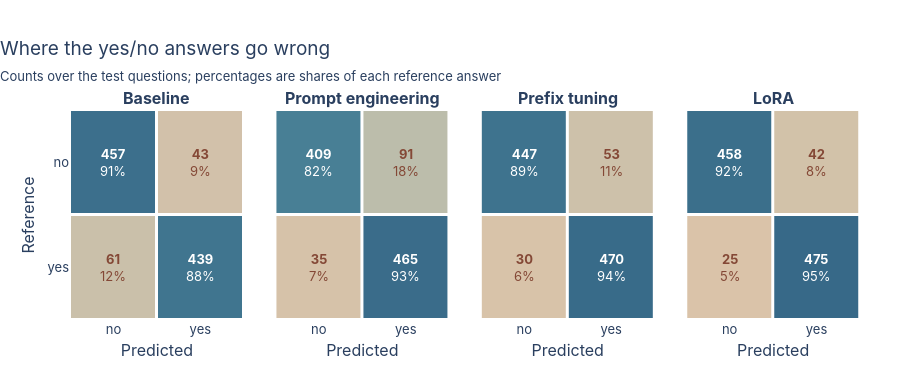

The notebook cell saved with this chart:
### Markdown cell above
## 5. Confusion matrices

### Code cell
save(plot_confusion(runs), "confusion", width=1100)

### Figure 1 — Plotly figure (JSON) as saved in the notebook; plotly's stock layout.template omitted (floating-point values rounded to 4 significant figures)
{"data": [{"coloraxis": "coloraxis", "hovertemplate": "reference %{y}, predicted %{x}: %{z}<extra></extra>", "type": "heatmap", "x": ["no", "yes"], "xaxis": "x", "xgap": 3, "y": ["no", "yes"], "yaxis": "y", "ygap": 3, "z": [[457, 43], [61, 439]]}, {"coloraxis": "coloraxis", "hovertemplate": "reference %{y}, predicted %{x}: %{z}<extra></extra>", "type": "heatmap", "x": ["no", "yes"], "xaxis": "x2", "xgap": 3, "y": ["no", "yes"], "yaxis": "y2", "ygap": 3, "z": [[409, 91], [35, 465]]}, {"coloraxis": "coloraxis", "hovertemplate": "reference %{y}, predicted %{x}: %{z}<extra></extra>", "type": "heatmap", "x": ["no", "yes"], "xaxis": "x3", "xgap": 3, "y": ["no", "yes"], "yaxis": "y3", "ygap": 3, "z": [[447, 53], [30, 470]]}, {"coloraxis": "coloraxis", "hovertemplate": "reference %{y}, predicted %{x}: %{z}<extra></extra>", "type": "heatmap", "x": ["no", "yes"], "xaxis": "x4", "xgap": 3, "y": ["no", "yes"], "yaxis": "y4", "ygap": 3, "z": [[458, 42], [25, 475]]}], "layout": {"annotations": [{"font": {"size": 16}, "showarrow": false, "text": "<b>Baseline</b>", "x": 0.11, "xanchor": "center", "xref": "paper", "y": 1, "yanchor": "bottom", "yref": "paper"}, {"font": {"size": 16}, "showarrow": false, "text": "<b>Prompt engineering</b>", "x": 0.37, "xanchor": "center", "xref": "paper", "y": 1, "yanchor": "bottom", "yref": "paper"}, {"font": {"size": 16}, "showarrow": false, "text": "<b>Prefix tuning</b>", "x": 0.63, "xanchor": "center", "xref": "paper", "y": 1, "yanchor": "bottom", "yref": "paper"}, {"font": {"size": 16}, "showarrow": false, "text": "<b>LoRA</b>", "x": 0.89, "xanchor": "center", "xref": "paper", "y": 1, "yanchor": "bottom", "yref": "paper"}, {"font": {"color": "white"}, "showarrow": false, "text": "<b>457</b><br>91%", "x": 0, "xref": "x", "y": 0, "yref": "y"}, {"font": {"color": "#844836"}, "showarrow": false, "text": "<b>43</b><br>9%", "x": 1, "xref": "x", "y": 0, "yref": "y"}, {"font": {"color": "#844836"}, "showarrow": false, "text": "<b>61</b><br>12%", "x": 0, "xref": "x", "y": 1, "yref": "y"}, {"font": {"color": "white"}, "showarrow": false, "text": "<b>439</b><br>88%", "x": 1, "xref": "x", "y": 1, "yref": "y"}, {"font": {"color": "white"}, "showarrow": false, "text": "<b>409</b><br>82%", "x": 0, "xref": "x2", "y": 0, "yref": "y2"}, {"font": {"color": "#844836"}, "showarrow": false, "text": "<b>91</b><br>18%", "x": 1, "xref": "x2", "y": 0, "yref": "y2"}, {"font": {"color": "#844836"}, "showarrow": false, "text": "<b>35</b><br>7%", "x": 0, "xref": "x2", "y": 1, "yref": "y2"}, {"font": {"color": "white"}, "showarrow": false, "text": "<b>465</b><br>93%", "x": 1, "xref": "x2", "y": 1, "yref": "y2"}, {"font": {"color": "white"}, "showarrow": false, "text": "<b>447</b><br>89%", "x": 0, "xref": "x3", "y": 0, "yref": "y3"}, {"font": {"color": "#844836"}, "showarrow": false, "text": "<b>53</b><br>11%", "x": 1, "xref": "x3", "y": 0, "yref": "y3"}, {"font": {"color": "#844836"}, "showarrow": false, "text": "<b>30</b><br>6%", "x": 0, "xref": "x3", "y": 1, "yref": "y3"}, {"font": {"color": "white"}, "showarrow": false, "text": "<b>470</b><br>94%", "x": 1, "xref": "x3", "y": 1, "yref": "y3"}, {"font": {"color": "white"}, "showarrow": false, "text": "<b>458</b><br>92%", "x": 0, "xref": "x4", "y": 0, "yref": "y4"}, {"font": {"color": "#844836"}, "showarrow": false, "text": "<b>42</b><br>8%", "x": 1, "xref": "x4", "y": 0, "yref": "y4"}, {"font": {"color": "#844836"}, "showarrow": false, "text": "<b>25</b><br>5%", "x": 0, "xref": "x4", "y": 1, "yref": "y4"}, {"font": {"color": "white"}, "showarrow": false, "text": "<b>475</b><br>95%", "x": 1, "xref": "x4", "y": 1, "yref": "y4"}], "coloraxis": {"colorscale": [[0, "#dac3a9"], [0.55, "#6baeb0"], [1, "#376988"]], "showscale": false}, "height": 380, "margin": {"b": 60}, "title": {"subtitle": {"text": "Counts over the test questions; percentages are shares of each reference answer"}, "text": "Where the yes/no answers go wrong"}, "xaxis": {"anchor": "y", "domain": [0, 0.22], "showgrid": false, "title": {"text": "Predicted"}}, "xaxis2": {"anchor": "y2", "domain": [0.26, 0.48], "showgrid": false, "title": {"text": "Predicted"}}, "xaxis3": {"anchor": "y3", "domain": [0.52, 0.74], "showgrid": false, "title": {"text": "Predicted"}}, "xaxis4": {"anchor": "y4", "domain": [0.78, 1], "showgrid": false, "title": {"text": "Predicted"}}, "yaxis": {"anchor": "x", "autorange": "reversed", "domain": [0, 1], "showgrid": false, "showticklabels": true, "title": {"text": "Reference"}}, "yaxis2": {"anchor": "x2", "autorange": "reversed", "domain": [0, 1], "showgrid": false, "showticklabels": false}, "yaxis3": {"anchor": "x3", "autorange": "reversed", "domain": [0, 1], "showgrid": false, "showticklabels": false}, "yaxis4": {"anchor": "x4", "autorange": "reversed", "domain": [0, 1], "showgrid": false, "showticklabels": false}}}
